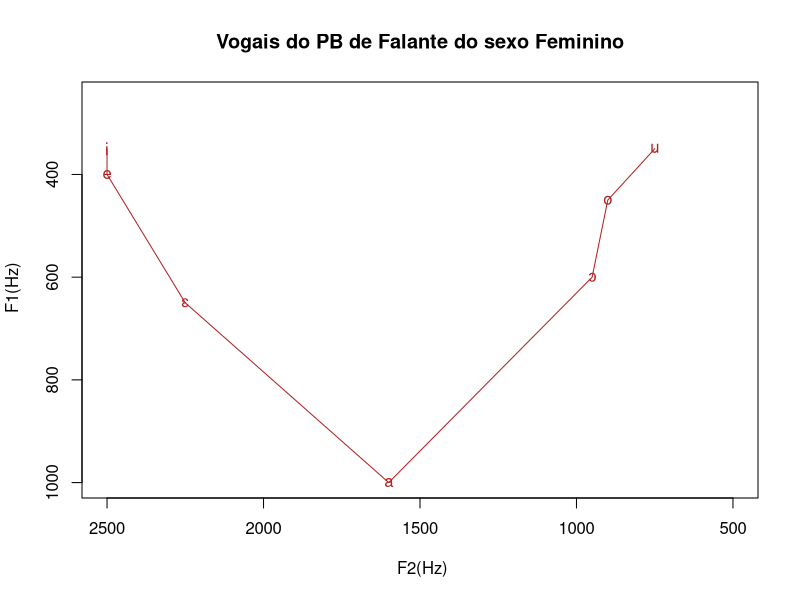
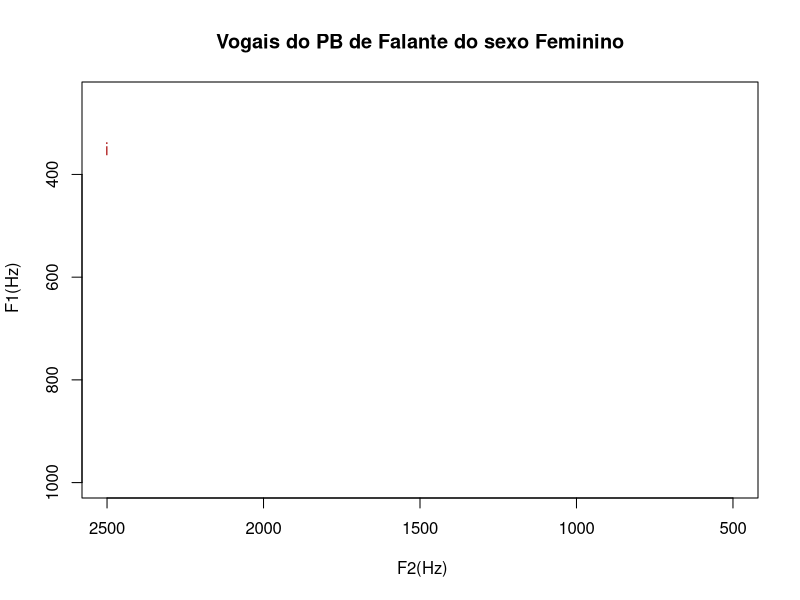
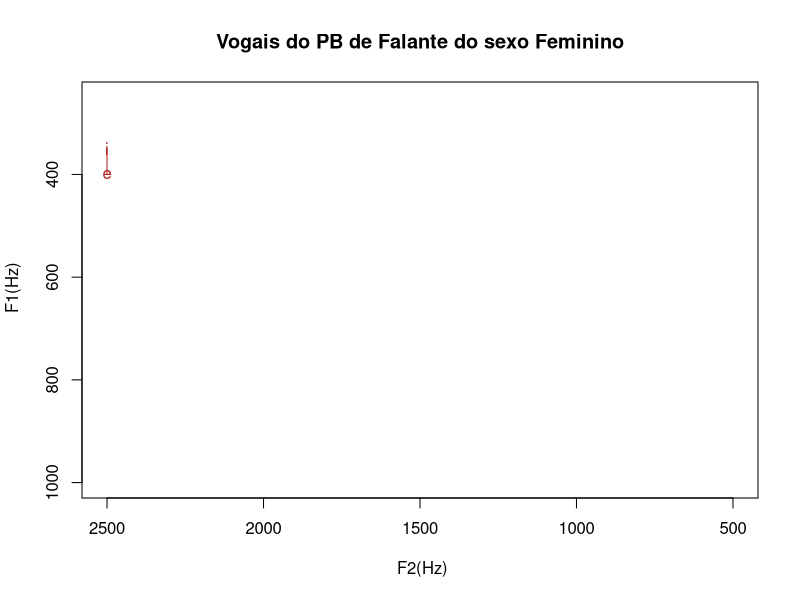
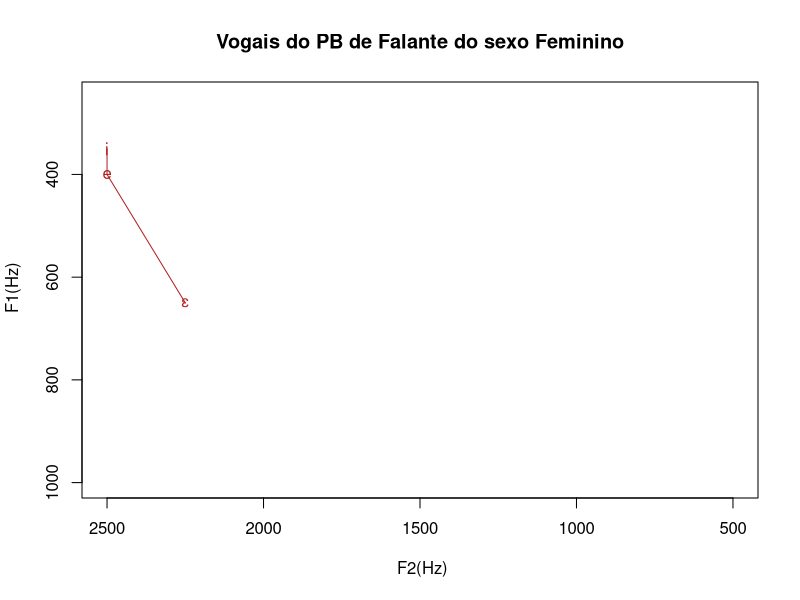
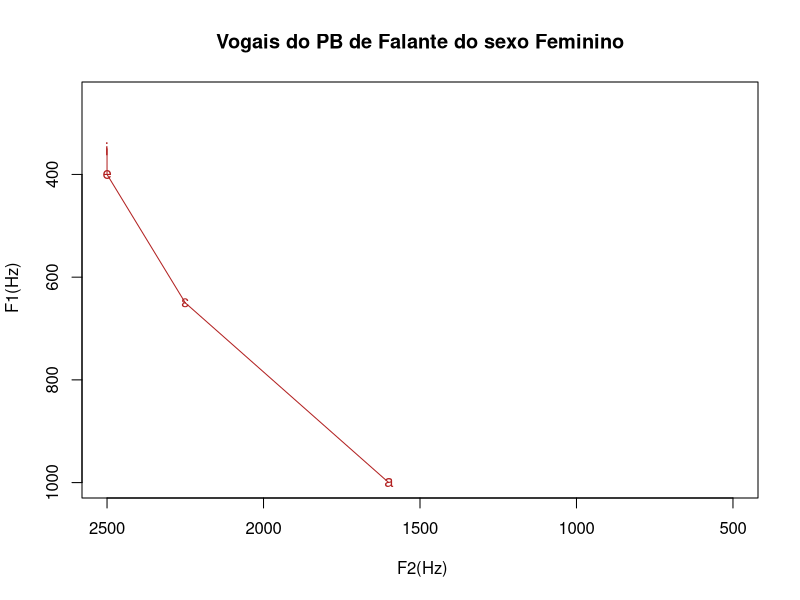
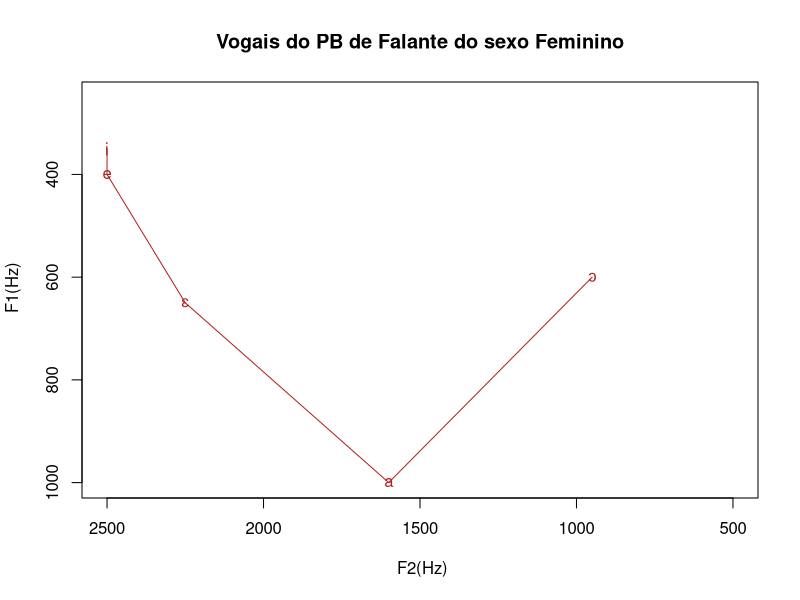
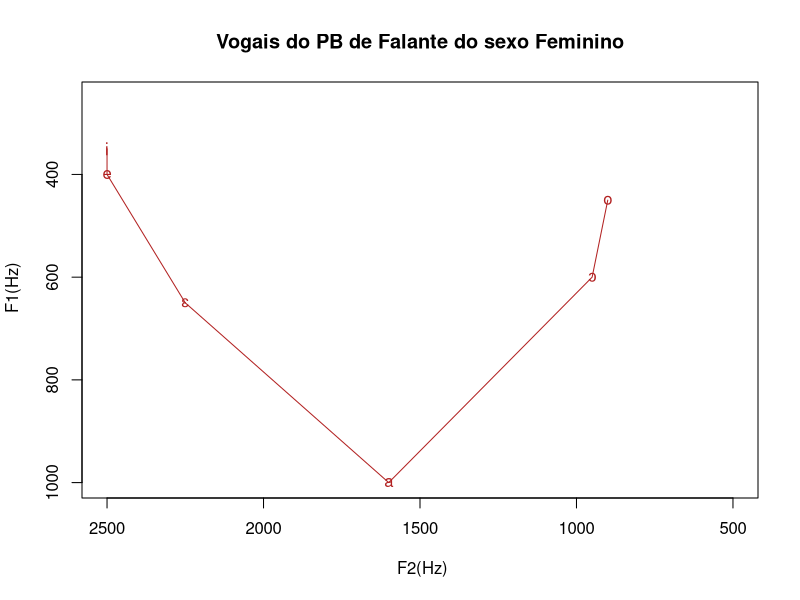
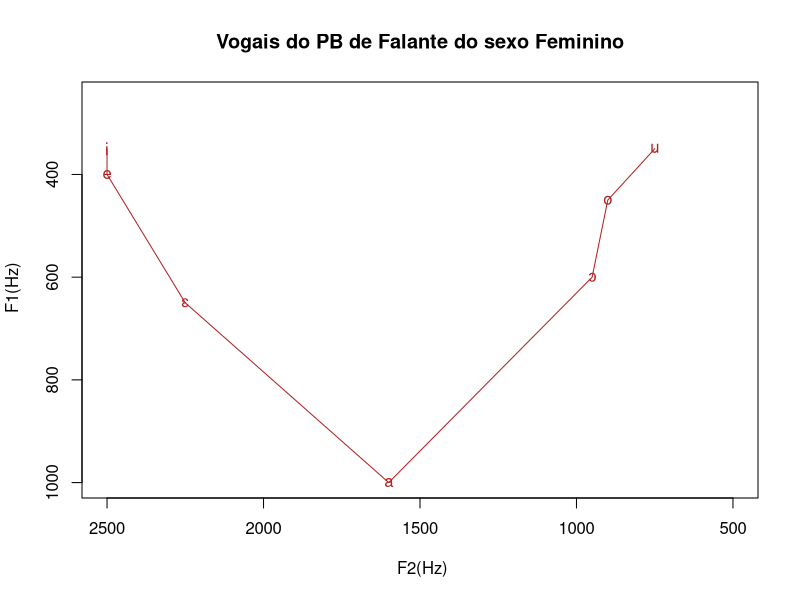

These charts were generated, in order, by the following R code:
## Script formantes de vogais do PB ##

# Escolher o diretório de trabalho
setwd("~/Desktop/LIS/Dia 2")

# carregar os dados em um dataframe
Vogais <- read.csv("vogais_curso.csv", header = T, sep = ";") 

# Transformar os caracteres em fatores
install.packages("dplyr") #esta linha deve ser usada só na 1a vez que o script for rodado.
library(dplyr)
Vogais <- Vogais %>% mutate_if(sapply(Vogais, is.character), as.factor)

# Verificar nível das vogais
levels(Vogais$Vogal)


# visualizar tabela
Vogais


# Criar um vetor com as vogais em alfabeto fonético para usar nos gráficos
vogais <- c("i", "e",'\u025B', "a",'\u254', "o", "u")


# Gráfico de linhas com as vogais 

plot(Vogais[1:7, 3],
     Vogais[1:7, 2],
     ylim = c(1000, 250),
     xlim = c(2500, 500),
     ylab = " F1(Hz)",
     xlab = " F2(Hz)",
     type = "o",
     pch = vogais,
     col = "firebrick")
title("Vogais do PB de Falante do sexo Feminino")

# Gráficos de linhas parciais

plot(Vogais[1:1, 3],
     Vogais[1:1, 2],
     ylim = c(1000, 250),
     xlim = c(2500, 500),
     ylab = " F1(Hz)",
     xlab = " F2(Hz)",
     type = "o",
     pch = vogais,
     col = "firebrick")
title ("Vogais do PB de Falante do sexo Feminino")

plot(Vogais[1:2, 3],
     Vogais[1:2, 2],
     ylim = c(1000, 250),
     xlim = c(2500, 500),
     ylab = " F1(Hz)",
     xlab = " F2(Hz)",
     type = "o",
     pch = vogais,
     col = "firebrick")
title ("Vogais do PB de Falante do sexo Feminino")

plot(Vogais[1:3, 3],
     Vogais[1:3, 2],
     ylim = c(1000, 250),
     xlim = c(2500, 500),
     ylab = " F1(Hz)",
     xlab = " F2(Hz)",
     type = "o",
     pch = vogais,
     col = "firebrick")
title ("Vogais do PB de Falante do sexo Feminino")

plot(Vogais[1:4, 3],
     Vogais[1:4, 2],
     ylim = c(1000, 250),
     xlim = c(2500, 500),
     ylab = " F1(Hz)",
     xlab = " F2(Hz)",
     type = "o",
     pch = vogais,
     col = "firebrick")
title ("Vogais do PB de Falante do sexo Feminino")

plot(Vogais[1:5, 3],
     Vogais[1:5, 2],
     ylim = c(1000, 250),
     xlim = c(2500, 500),
     ylab = " F1(Hz)",
     xlab = " F2(Hz)",
     type = "o",
     pch = vogais,
     col = "firebrick")
title ("Vogais do PB de Falante do sexo Feminino")

plot(Vogais[1:6, 3],
     Vogais[1:6, 2],
     ylim = c(1000, 250),
     xlim = c(2500, 500),
     ylab = " F1(Hz)",
     xlab = " F2(Hz)",
     type = "o",
     pch = vogais,
     col = "firebrick")
title ("Vogais do PB de Falante do sexo Feminino")

plot(Vogais[1:7, 3],
     Vogais[1:7, 2],
     ylim = c(1000, 250),
     xlim = c(2500, 500),
     ylab = " F1(Hz)",
     xlab = " F2(Hz)",
     type = "o",
     pch = vogais,
     col = "firebrick")
title ("Vogais do PB de Falante do sexo Feminino")

